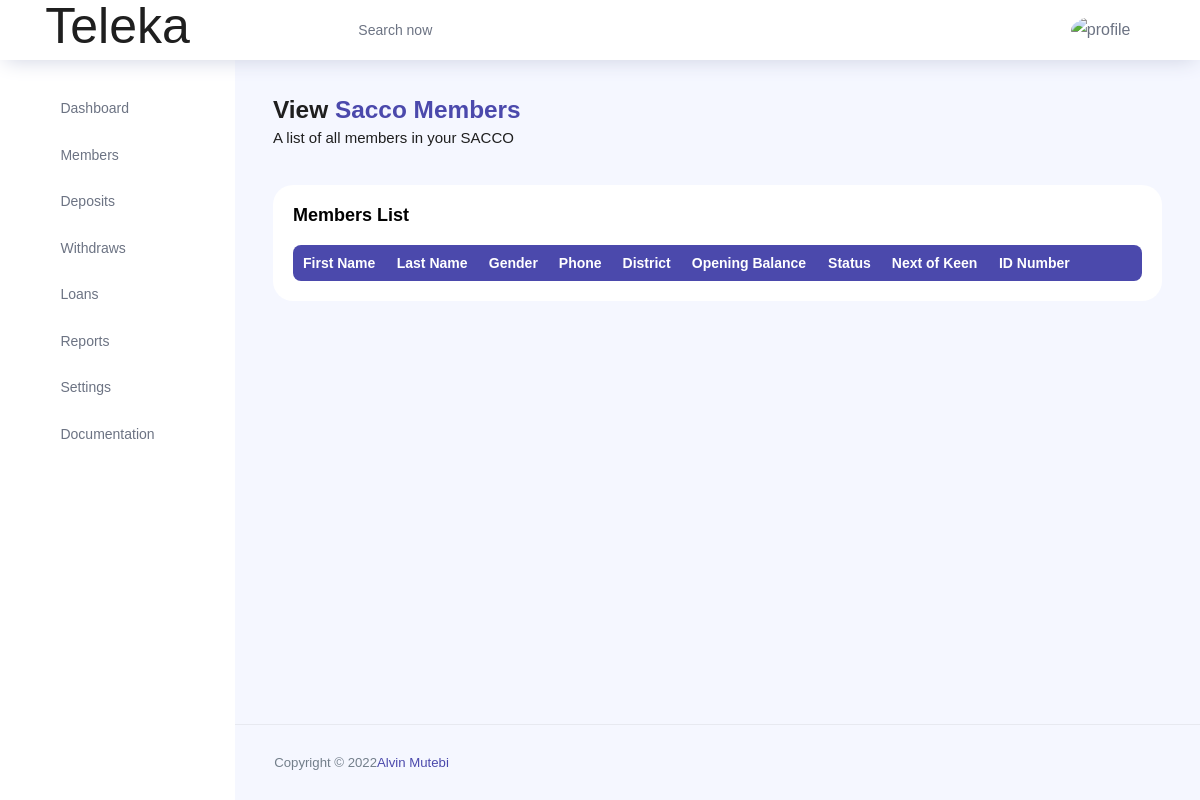
/view-members/ (signed in), run on an earlier commit of the app's database.
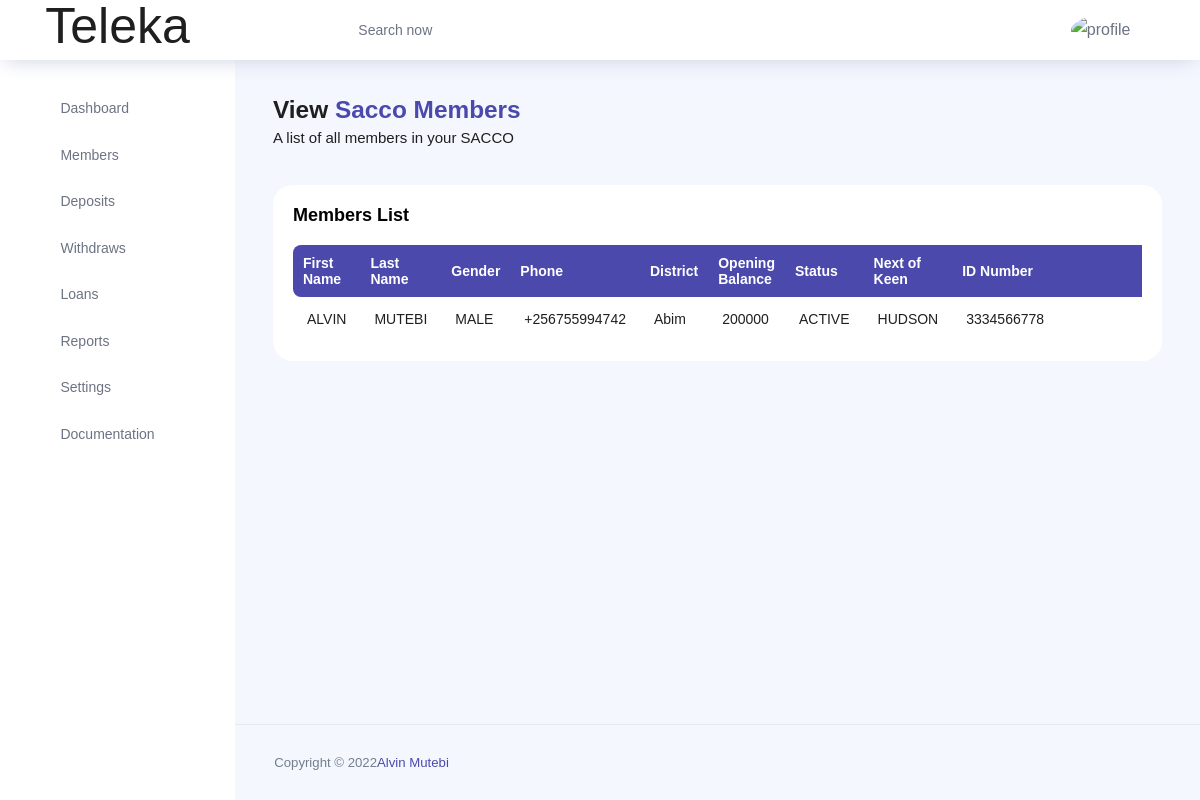
And on a later commit of the database.
### teleka/models.py (models this page shows, shortened)
class Member(models.Model):
	STATUS = (
		('ACTIVE','ACTIVE'),
		('PENDING', 'PENDING'),
		)
	ID_TYPE = (
		('NATIONAL ID', 'NATIONAL ID'),
		('PASSPORT', 'PASSPORT'),
		('DRIVING PERMIT', 'DRIVING PERMIT'),
	    )
	GENDER = (
		('MALE','MALE'),
		('FEMALE', 'FEMALE'),
		)
	DISTRICTS = (
		('Abim','Abim'),
		('Adjumani','Adjumani'),
		('Agago','Agago'),
		('Alebtong','Alebtong'),
		('Amolatar','Amolatar'),
		('Amudat','Amudat'),
		('Amuria','Amuria'),
		('Amuru','Amuru'),
		('Apac','Apac'),
		('Arua','Arua'),
		('Budaka','Budaka'),
		('Bududa','Bududa'),
		('Bugiri','Bugiri'),
		('Bugweri','Bugweri'),
		('Buikwe','Buikwe'),
		('Bukedea','Bukedea'),
		('Bukomansimbi','Bukomansimbi'),
		('Bukwa','Bukwa'),
		('Bulambuli','Bulambuli'),
		('Buliisa','Buliisa'),
		('Bundibugyo','Bundibugyo'),
		('Bunyangabu','Bunyangabu'),
		('Bushenyi','Bushenyi'),
		('Busia','Busia'),
		('Butebo','Butebo'),
		('Buvuma','Buvuma'),
		('Buyende','Buyende'),
		('Dokolo','Dokolo'),
		('Gomba','Gomba'),
		('Gulu','Gulu'),
		('Hoima','Hoima'),
		('Ibanda','Ibanda'),
		('Iganga','Iganga'),
		('Isingiro','Isingiro'),
		('Jinja','Jinja'),
		('Kaabong','Kaabong'),
		('Kabale','Kabale'),
		('Kabarole','Kabarole'),
		('Kaberamaido','Kaberamaido'),
		('Kagadi','Kagadi'),
		('Kakumiro','Kakumiro'),
		('Kalangala','Kalangala'),
		('Kaliro','Kaliro'),
		('Kalungu','Kalungu'),
		('Kampala','Kampala'),
		('Kamuli','Kamuli'),
		('Kamwenge','Kamwenge'),
		('Kanungu','Kanungu'),
		('Kapchorwa','Kapchorwa'),
		('Kapelebyong','Kapelebyong'),
		('Kasanda','Kasanda'),
		('Kasese','Kasese'),
		('Katakwi','Katakwi'),
		('Kayunga','Kayunga'),
		('Kibaale','Kibaale'),
		('Kiboga','Kiboga'),
		('Kibuku','Kibuku'),
		('Kikuube','Kikuube'),
		('Kiruhura','Kiruhura'),
		('Kiryandongo','Kiryandongo'),
		('Kisoro','Kisoro'),
		('Kitgum','Kitgum'),
		('Koboko','Koboko'),
		('Kole','Kole'),
		('Kotido','Kotido'),
		('Kumi','Kumi'),
		('Kwania','Kwania'),
		('Kween','Kween'),
		('Kyankwanzi','Kyankwanzi'),
		('Kyegegwa','Kyegegwa'),
		('Kyenjojo','Kyenjojo'),
		('Kyotera','Kyotera'),
		('Lamwo','Lamwo'),
		('Lira','Lira'),
		('Luuka','Luuka'),
		('Luwero','Luwero'),
		('Lwengo','Lwengo'),
		('Lyantonde','Lyantonde'),
		('Manafwa','Manafwa'),
		('Maracha','Maracha'),
		('Masaka','Masaka'),
		('Masindi','Masindi'),
		('Mayuge','Mayuge'),
		('Mbale','Mbale'),
		('Mbarara','Mbarara'),
		('Mitooma','Mitooma'),
		('Mityana','Mityana'),
		('Moroto','Moroto'),
		('Moyo','Moyo'),
		('Mpigi','Mpigi'),
		('Mubende','Mubende'),
		('Mukono','Mukono'),
		('Nabilatuk','Nabilatuk'),
		('Nakapiripirit','Nakapiripirit'),
		('Nakaseke','Nakaseke'),
		('Nakasongola','Nakasongola'),
		('Namayingo','Namayingo'),
		('Namisindwa','Namisindwa'),
		('Namutumba','Namutumba'),
		('Napak','Napak'),
		('Nebbi','Nebbi'),
		('Ngora','Ngora'),
		('Ntoroko','Ntoroko'),
		('Ntungamo','Ntungamo'),
		('Nwoya','Nwoya'),
		('Omoro','Omoro'),
		('Otuke','Otuke'),
		('Oyam','Oyam'),
		('Pader','Pader'),
		('Pakwach','Pakwach'),
		('Pallisa','Pallisa'),
		('Rakai','Rakai'),
		('Rubanda','Rubanda'),
		('Rubirizi','Rubirizi'),
		('Rukiga','Rukiga'),
		('Rukungiri','Rukungiri'),
		('Sembabule','Sembabule'),
		('Serere','Serere'),
		('Sheema','Sheema'),
		('Sironko','Sironko'),
		('Soroti','Soroti'),
		('Tororo','Tororo'),
		('Wakiso','Wakiso'),
		('Yumbe','Yumbe'),
		('Zombo','Zombo'),
		)
	user = models.ForeignKey(User, on_delete=models.CASCADE, null=True, blank=True)
	firstname = models.CharField(max_length=200, null=True)
	lastname = models.CharField(max_length=200, null=True)
	id_type = models.CharField(max_length=200, null=True, choices=ID_TYPE)
	id_number = models.CharField(max_length=200, null=True)
	gender = models.CharField(max_length=200, null=True, choices=GENDER)
	date_of_birth = models.DateField(auto_now_add=False, null=True)
	district = models.CharField(max_length=200, null=True, choices=DISTRICTS)
	county = models.CharField(max_length=200, null=True)
	subcounty = models.CharField(max_length=200, null=True)
	parish = models.CharField(max_length=200, null=True)
	village = models.CharField(max_length=200, null=True)
	account_number = models.CharField(max_length=200, null=True)
	opening_balance = models.CharField(max_length=200, null=True)
	email = models.CharField(max_length=200, null=True)
	phone = models.CharField(max_length=200, null=True)
	next_of_keen_first_name = models.CharField(max_length=200, null=True)
	next_of_keen_last_name = models.CharField(max_length=200, null=True)
	next_of_keen_phone = models.CharField(max_length=200, null=True)
	next_of_keen_relationship = models.CharField(max_length=200, null=True)
	status = models.CharField(max_length=200, null=True, choices=STATUS)

### teleka/views.py (the view)
# urls.py: path('view-members/',ViewMembers.as_view(),name='view-members'),
class ViewMembers(LoginRequiredMixin, SuccessMessageMixin,ListView):
    model= User
    model = Member
    context_object_name = 'members'
    template_name = 'teleka/viewMembers.html'
    def get_context_data(self, **kwargs):
        context = super().get_context_data(**kwargs)
        context['members'] = context['members'].filter(user=self.request.user)
        return context

### teleka/templates/teleka/viewMembers.html (shortened to what the changed rows need)
{% extends 'teleka/main.html' %}
{% load crispy_forms_tags %}
{% load static %}
{% block content %}
{% include 'teleka/header.html' %}
<div class="main-panel">
    <div class="content-wrapper">
        <div class="row">
            <div class="col-md-12 grid-margin stretch-card">
                <div class="card">
                    <div class="card-body">
                        <div class="row">
                            <div class="col-12">
                                <div class="table-responsive">
                                    <table id="example" class="display expandable-table" style="width:100%">
                                        <thead>
                                            <tr>
                                                <th>First Name</th>
                                                <th>Last Name</th>
                                                <th>Gender</th>
                                                <th>Phone </th>
                                                <th>District </th>
                                                <th>Opening Balance</th>
                                                <th>Status</th>
                                                <th>Next of Keen</th>
                                                <th>ID Number</th>
                                                <th></th>
                                                <th></th>
                                                <th></th>
                                            </tr>
                                        </thead>
                                        <tbody>
                                            {% for member in members %}
                                            <tr>
                                                <td>{{member.firstname}}</td>
                                                <td>{{member.lastname}}</td>
                                                <td>{{member.gender}}</td>
                                                <td>{{member.phone}}</td>
                                                <td>{{member.district}}</td>
                                                <td>{{member.opening_balance}}</td>
                                                <td>{{member.status}}</td>
                                                <td>{{member.next_of_keen_first_name}}</td>
                                                <td>{{member.id_number}}</td>
                                                <td><a href="{% url 'member-update' member.id %}"><i
                                                            class="ti-pencil-alt text-primary"></i></a></td>
                                                <td><a href="{% url 'member-delete' member.id %}"><i
                                                            class="ti-trash text-primary"></i></a></td>
                                                <td></td>
                                            </tr>
                                            {% endfor %}
                                        </tbody>
                                    </table>
                                </div>
                            </div>
                        </div>
                    </div>
                </div>
            </div>
        </div>
    </div>
</div>
{% endblock content%}

What changed in the data, as far as the page shows it:
added Member: firstname "ALVIN", lastname "MUTEBI", gender "MALE", phone "+256755994742", district "Abim", opening_balance "200000", status "ACTIVE", next_of_keen_first_name "HUDSON", id_number "3334566778"
